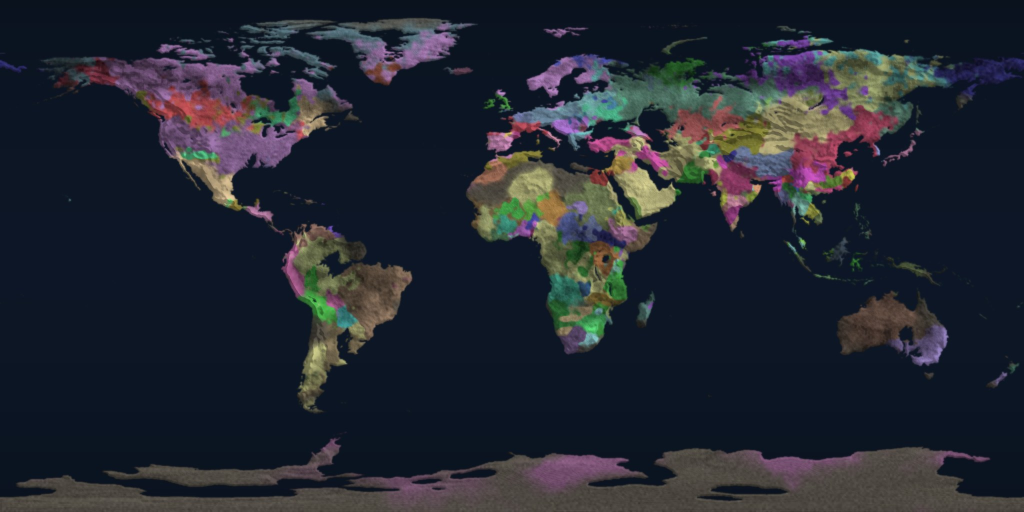
#> input picture atlas/earth_ethnicity.jpg, 2048 x 1024 px, given in place of Earth_water.png, which was not available (shown at 1/2 size)
$ python build_ethnicity.py ../atlas ../atlas/earth_satellite.jpg
#> lines starting #> are read from the running program, lines starting #| are printed output that depends on the picture; after the words box and inside, x2 and y2 are one past the last pixel; in counts of white or black regions, pixels touching at a corner belong together
"""Build Astra Novum 2240 ethnicity maps and per-province mixes.
usage: python3 -I build_ethnicity.py <src AstraNovum dir> <dst AstraNovum dir>
"""
import sys, os, colorsys
import numpy as np
from PIL import Image, ImageFilter
sys.path.insert(0, os.path.dirname(os.path.abspath(__file__)))
from groups import EARTH, MARS, FUSION_PARENTS

SRC, DST = sys.argv[1], sys.argv[2]
TB = 'bin/game/textures/bodies/'
GW, GH = 1024, 512          # compute grid
OW, OH = 2048, 1024         # output map

FAMILY_HUE = {
 'Slavic':215,'Germanic':265,'Celtic':150,'Finnic':190,'Baltic':200,'Romance':12,'Ugric':180,'Hellenic':200,
 'Albanian':0,'Kartvelian':330,'Armenian':345,'Caucasian':300,'Turkic':40,'Iranian':95,'Semitic':55,'Berber':30,
 'Mongolic':75,'Uralic':175,'Tungusic':160,'2240 hybrid':320,'Indo-Aryan':25,'Dravidian':350,'Austroasiatic/Dravidian':120,
 'Sinitic':0,'Tibeto-Burman':280,'Tai':140,'Koreanic':230,'Japonic':335,'Austroasiatic':110,'Austronesian':170,
 'Papuan':85,'Pama-Nyungan':20,'Polynesian':185,'Chadic':45,'Atlantic':60,'Saharan':35,'Volta-Niger':300,
 'Benue-Congo':280,'Kwa':150,'Mande':80,'Gur':105,'Bantu':125,'Nilotic':250,'Cushitic':20,'Afro-American':290,
 'Eskimo-Aleut':195,'Chukotko-Kamchatkan':205,'Hmong-Mien':60,'Nilo-Saharan':270,'Ubangian':230,'Bantoid':140,'Khoe/Bantu':40,'Songhai':75,'Basque':355,'Ainu':190,'Afro-Indigenous':300,'Mixed':200,'2240 fusion':300,'Indo-Aryan/Tibeto-Burman':300,'Indigenous American':100,'Martian':15,
}

def group_colors(groups):
    fam = {}
    for g in groups: fam.setdefault(g[2], []).append(g[0])
    cols = {}
    for f, keys in fam.items():
        base = FAMILY_HUE.get(f, (hash(f) % 360))
        n = len(keys)
        for i, k in enumerate(keys):
            h = (base + (i - (n - 1) / 2) * min(24, 130 / max(n, 1))) % 360
            s = 0.38 + 0.30 * ((i * 0.618) % 1)
            v = 0.62 + 0.26 * (((i + 1) * 0.381) % 1)
            cols[k] = colorsys.hsv_to_rgb(h / 360, s, v)
    for k, hx in MARTIAN.items():
        cols[k] = tuple(int(hx[i:i + 2], 16) / 255 for i in (1, 3, 5))
    return cols

MARTIAN = {'m_tharsian': '#b9564a', 'm_marineris': '#4f9aa6', 'm_arabian': '#c09048', 'm_hellasian': '#7d64b0',
           'm_elysian': '#6aa06a', 'm_boreal': '#5674b0', 'm_austral': '#a9a46c',
           'm_olympian': '#d07a3a', 'm_utopian': '#58b090', 'm_argyrian': '#8aa0d8', 'm_isidian': '#a05a8a'}

def unit(lat, lon):
    la, lo = np.radians(lat), np.radians(lon)
    return np.stack([np.cos(la) * np.cos(lo), np.cos(la) * np.sin(lo), np.sin(la)], -1)

def smooth_noise(h, w, scale, seed):
    rng = np.random.default_rng(seed)
    small = rng.standard_normal((max(2, h // scale), max(2, w // scale))).astype(np.float32)
    im = Image.fromarray(small).resize((w, h), Image.BICUBIC)
    a = np.array(im); return a / (a.std() + 1e-6)

def grid(seed, amp=1.0):
    lat = 90 - (np.arange(GH) + 0.5) / GH * 180
    lon = -180 + (np.arange(GW) + 0.5) / GW * 360
    LON, LAT = np.meshgrid(lon, lat)
    # domain warp: organic, ecology-like edges, no straight lines
    warp = sum(smooth_noise(GH, GW, s, seed + s) * a for s, a in ((64, 2.2 * amp), (16, 0.9 * amp), (6, 0.35)))
    warp2 = sum(smooth_noise(GH, GW, s, seed + 100 + s) * a for s, a in ((64, 2.2 * amp), (16, 0.9 * amp), (6, 0.35)))
    return unit(LAT + warp, LON + warp2 / np.maximum(np.cos(np.radians(LAT)), 0.25))

def seed_table(groups):
    rows = [(gi, lat, lon, w, r) for gi, g in enumerate(groups) for lat, lon, w, r in g[4]]
    gi = np.array([r[0] for r in rows]); C = unit(np.array([r[1] for r in rows]), np.array([r[2] for r in rows]))
    return gi, C.astype(np.float32), np.array([r[3] for r in rows], np.float32), np.array([r[4] for r in rows], np.float32)

def scores_chunk(P, table, G):
    gi, C, w, r = table
    d = np.degrees(np.arccos(np.clip(P.reshape(-1, 3) @ C.T, -1, 1)))      # n, seeds
    contrib = w * np.exp(-(d / r) ** 2)
    S = np.zeros((G, d.shape[0]), np.float32)
    np.add.at(S, gi, contrib.T)
    return S                                                                  # G, n

# [6 lines left out: function urban_boost, not called in this run]

CH = 32   # rows per chunk

# [63 lines left out: functions render, province_mix, not called in this run]

def load_l(path, size):
    return np.array(Image.open(path).convert('L').resize(size, Image.BILINEAR), np.float32) / 255

def province_ids(path, size):
    a = np.array(Image.open(path).convert('RGB').resize(size, Image.NEAREST)).astype(np.int64)
    return a[..., 0] + a[..., 1] * 256 + a[..., 2] * 65536

# [13 lines left out: functions read_provinces, write_mix, not called in this run]

def contrast_colors(groups, colors, land, seed, amp):
    """Recolour so neighbouring groups contrast, keeping each near its language family's hue."""
    global GW, GH
    keep = (GW, GH); GW, GH = 512, 256
    try:
        P = grid(seed, amp); table = seed_table(groups); G = len(groups)
        lm = np.array(Image.fromarray(land.astype(np.uint8) * 255).resize((GW, GH), Image.NEAREST)) > 0
        S = scores_chunk(P, table, G)
        top = S.argmax(0).reshape(GH, GW); top[~lm] = -1
    finally:
        GW, GH = keep
    adj = np.zeros((G, G))
    for a, b in ((top[:, :-1], top[:, 1:]), (top[:-1], top[1:])):
        m = (a != b) & (a >= 0) & (b >= 0)
        np.add.at(adj, (a[m], b[m]), 1); np.add.at(adj, (b[m], a[m]), 1)
    size = np.bincount(top[top >= 0], minlength=G)
    # 0.1.21: keep neighbours of neighbours apart too (half weight), so two peoples one country apart
    # never end up with the same colour.
    a1 = (adj > 0).astype(np.float32)
    adj = a1 + 0.5 * ((a1 @ a1) > 0).astype(np.float32) * (1 - a1) * (1 - np.eye(G, dtype=np.float32))
    out = dict(colors)
    done = []
    for gi in np.argsort(-size):
        k = groups[gi][0]
        if k in MARTIAN: done.append(gi); continue
        h0, s0, v0 = colorsys.rgb_to_hsv(*colors[k])
        best, bc = -1, None
        for dh in range(-60, 61, 6):
            for sat in (0.32, 0.45, 0.58):
                for val in (0.6, 0.72, 0.85):
                    c = np.array(colorsys.hsv_to_rgb(((h0 * 360 + dh) % 360) / 360, sat, val))
                    nb = [(adj[gi, j], np.array(out[groups[j][0]])) for j in done if adj[gi, j] > 0]
                    md = min([np.linalg.norm(c - cj) / (1.0 if wj >= 1 else 0.6) for wj, cj in nb], default=1.0)
                    score = min(md, 0.45) - abs(dh) / 600
                    if score > best: best, bc = score, tuple(c)
        out[k] = bc; done.append(gi)
    return out

def main():
    os.makedirs(os.path.join(DST, 'bin/game/data/ethnicity'), exist_ok=True)
    allg = {}
    for g in EARTH + MARS: allg.setdefault(g[0], g)
    colors = group_colors(list(allg.values()))
    # A fusion people starts from the blend of its two parents' colours (the contrast pass then keeps it
    # apart from its neighbours while staying near that hue).
    for k, (a, b) in FUSION_PARENTS.items():
        ca, cb = np.array(colors[a]), np.array(colors[b])
        colors[k] = tuple(np.clip((ca + cb) / 2 * 1.08 + 0.03, 0, 1))

    # ---- Earth
    water = load_l(os.path.join(SRC, TB + 'Earth_water.png'), (GW, GH))
    land = water < 0.5
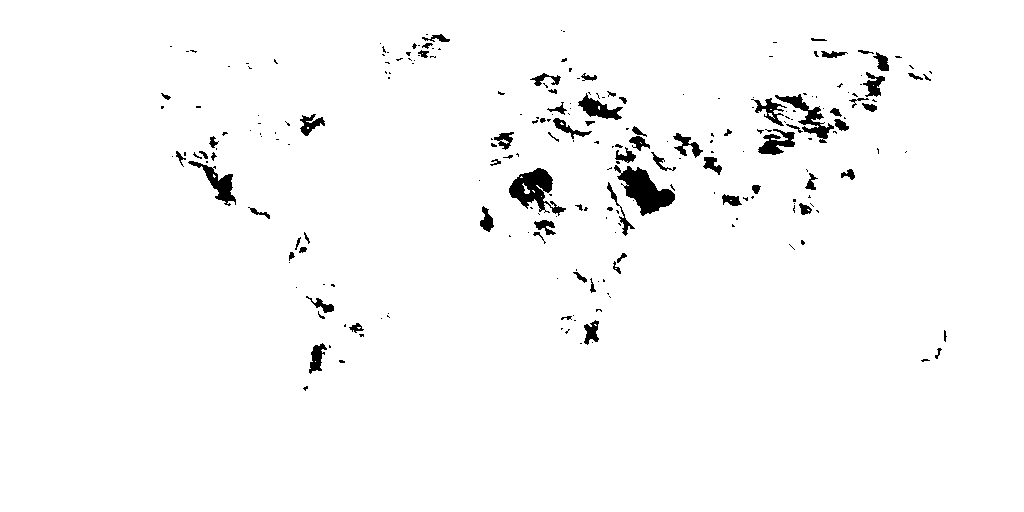
#> land: shape (512, 1024) bool; 97.7% white; 240 black regions (165 under 20 px), largest, box (x1, y1, x2, y2) and area: (614, 165, 675, 216) 1441, (509, 168, 566, 216) 1209, (775, 94, 834, 143) 733
    lights = load_l(os.path.join(DST, TB + 'Earth_lights.jpg'), (GW, GH))   # uses the Siberia-updated lights
#> call 2 of load_l, with size = (1024, 512)
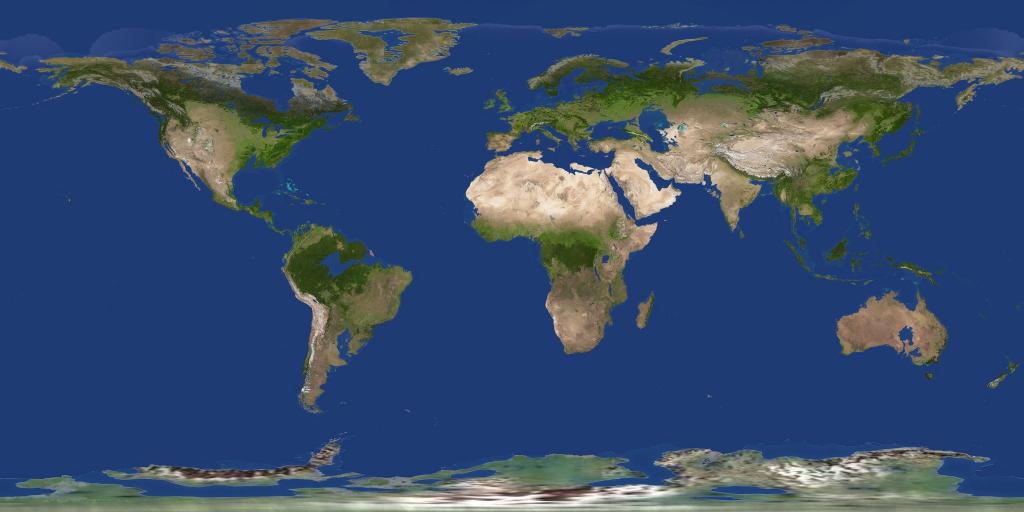
#> input picture atlas/earth_satellite.jpg, 2048 x 1024 px, given in place of Earth_lights.jpg, which was not available (shown at 1/2 size)
    colors.update({k: v for k, v in contrast_colors(EARTH, colors, land, 7, 1.0).items() if k in {g[0] for g in EARTH}})
#> in grid, `warp2 = sum(smooth_noise(GH, GW, s, seed + 100 + s) * a for s, a in ((..`:
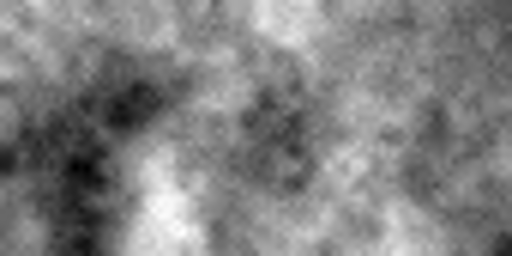
#> warp2: shape (256, 512) float32; min -7.81, max 7.65, mean 0.0314; drawn with min black and max white
#> in unit, `la, lo = np.radians(lat), np.radians(lon)`:
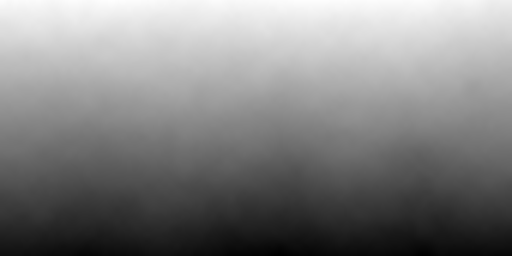
#> la: shape (256, 512) float64; min -1.7, max 1.63, mean -0.00198; drawn with min black and max white
#> in unit, `la, lo = np.radians(lat), np.radians(lon)`:
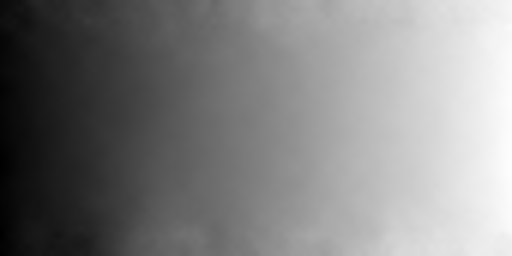
#> lo: shape (256, 512) float64; min -3.27, max 3.18, mean 0.0148; drawn with min black and max white
#> in unit, `return np.stack([np.cos(la) * np.cos(lo), np.cos(la) * np.sin(lo), np...`:
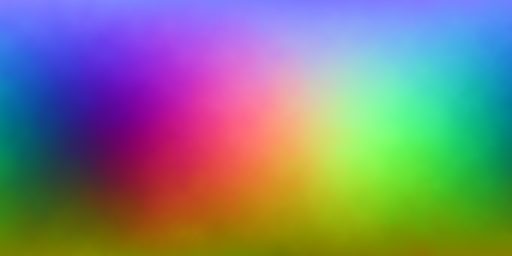
#> returned value: shape (256, 512, 3) float64; mean of channels 0, 1, 2 -0.0115, 0.00599, -0.000458; drawn with min black and max white
#> in contrast_colors, `lm = np.array(Image.fromarray(land.astype(np.uint8) * 255).resize((GW,..`:
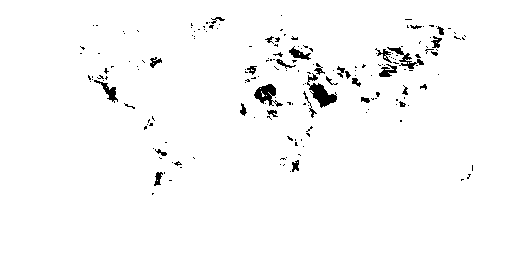
#> lm: shape (256, 512) bool; 97.7% white; 185 black regions (153 under 20 px), largest, box (x1, y1, x2, y2) and area: (307, 73, 337, 108) 405, (254, 84, 283, 107) 306, (387, 47, 424, 69) 209
    lights = np.array(Image.fromarray((lights * 255).astype(np.uint8)).filter(ImageFilter.GaussianBlur(3)), np.float32) / 255
    dens = np.clip(np.log1p(lights * 40) / np.log1p(40 * 0.35), 0, 1) * land
    landB = load_l(os.path.join(SRC, TB + 'Earth_water.png'), (OW, OH)) < 0.5
    hB = load_l(os.path.join(SRC, TB + 'Earth_height.png'), (OW, OH))
    ids = province_ids(os.path.join(SRC, TB + 'Earth_provinces.png'), (GW, GH))
    img, acc = render('Earth', EARTH, dens, landB.astype(np.float32), hB, colors, (0.05, 0.09, 0.15), ids)
    img.save(os.path.join(DST, TB + 'Earth_ethnicity.png'), optimize=True)
    mix = province_mix(acc, [g[0] for g in EARTH])
    write_mix(os.path.join(DST, 'bin/game/data/earth/ethnicity.tsv'), 'Earth', mix,
              read_provinces(os.path.join(SRC, 'bin/game/data/earth/provinces.tsv')))

    # ---- Mars (no night-lights map: density from low ground near the sea and the equator)
    mw = load_l(os.path.join(SRC, TB + 'Mars_water.png'), (GW, GH))
    mland = mw < 0.5
    mh = load_l(os.path.join(SRC, TB + 'Mars_height.png'), (GW, GH))
    mcol = contrast_colors(MARS, colors, mland, 11, 5.0)
    colors.update({k: v for k, v in mcol.items() if k in {g[0] for g in MARS} and k not in {g[0] for g in EARTH}})
    lat = 90 - (np.arange(GH) + 0.5) / GH * 180
    coast = np.array(Image.fromarray((mland * 255).astype(np.uint8)).filter(ImageFilter.GaussianBlur(10)), np.float32) / 255
    near_sea = 1 - np.abs(coast - 0.5) * 2
    mdens = np.clip(0.35 + 0.5 * near_sea + 0.3 * np.cos(np.radians(lat))[:, None] - 0.5 * mh, 0, 1) * mland
    mlandB = load_l(os.path.join(SRC, TB + 'Mars_water.png'), (OW, OH)) < 0.5
    mhB = load_l(os.path.join(SRC, TB + 'Mars_height.png'), (OW, OH))
    ids = province_ids(os.path.join(SRC, TB + 'Mars_provinces.png'), (GW, GH))
    img, acc = render('Mars', MARS, mdens, mlandB.astype(np.float32), mhB, colors, (0.05, 0.10, 0.16), ids)
    img.save(os.path.join(DST, TB + 'Mars_ethnicity.png'), optimize=True)
    mix = province_mix(acc, [g[0] for g in MARS])
    write_mix(os.path.join(DST, 'bin/game/data/mars/ethnicity.tsv'), 'Mars', mix,
              read_provinces(os.path.join(SRC, 'bin/game/data/mars/provinces.tsv')))

    # ---- group table
    with open(os.path.join(DST, 'bin/game/data/ethnicity/groups.tsv'), 'w', encoding='utf-8', newline='\n') as fh:
        fh.write('# Ethnic groups of 2240 (Earth and Mars). Built by tools/build_ethnicity.py.\n')
        fh.write('# Real groups are placed at their real homelands, then shifted for the 2240 setting (sea +70 m, 3 C warmer,\n')
        fh.write('# migration north into Siberia, Canada and the ice-free poles). "2240 hybrid" and "Martian" groups are fictional.\n')
        fh.write('# key\tname\tfamily\tcolour\tbodies\thomeland and 2240 notes\n')
        earth_keys = {g[0] for g in EARTH}; mars_note = {g[0]: g[3] for g in MARS}
        for k, g in allg.items():
            c = '#%02x%02x%02x' % tuple(int(x * 255) for x in colors[k])
            bodies = ','.join(b for b, ok in (('Earth', k in earth_keys), ('Mars', k in mars_note)) if ok)
            note = g[3] if k in earth_keys else mars_note[k]
            if k in earth_keys and k in mars_note: note += '. ' + mars_note[k]
            fh.write(f'{k}\t{g[1]}\t{g[2]}\t{c}\t{bodies}\t{note}\n')
    print('earth groups', len(EARTH), 'mars groups', len(MARS), 'total', len(allg))

#> (the run stopped early here; a loop or call above may not have finished)
